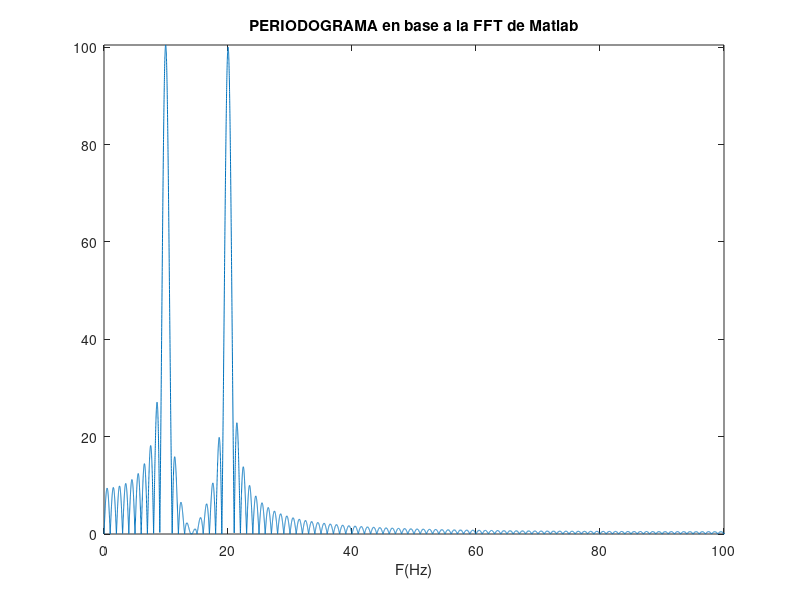

Here is the MATLAB script that generated this plot:
%% PRÁCTICA 6.21. UTILIZACIÓN DE LA FUNCIÓN FFT DE MATLAB

clc, close all, clear all
%% CONSTRUCCIÓN DE LA SEÑAL 
%Duración de la señal 
duracion=1;
f1=10; %Primera componente de frecuencia
f2=20; %Segunda componente de frecuencia
Fs=10*f2; % Teorema del muestreo:
Ts=1/Fs; %Período de muestreo
t=0:Ts:duracion;  %Vector de tiempos
%Construcción de la señal
xn=sin(2*pi*f1*t)+sin(2*pi*f2*t);  %Señal original sin(10)+sin(20)
%% DOMINIO DE LA FRECUENCIA
%Número de muestras de la señal 
N=length(xn);   
% Cálculo del valor que sea múltiplo de 2 más cercano y se multiplica por un
% factor para aumentar el número de muestras y tener un mejor resultado
nFFT=2^(ceil(log2(N)))*128; 
% Se aplica la función  FFT de matlab para calcular los COMPLEJOS.
Xn1=fft(xn,nFFT);
% Se calcula el módulo de los complejos llamado PERIODOGRAMA
Periodograma=abs(Xn1);
%Cálculo del EJE de frecuencias: misma cantidad de puntos que PERIODOGRAMA y que están entre 0 y Fs:
f=linspace(0,Fs,nFFT);
% Con los dos ejes listos, ya solo graficamos:
plot(f,Periodograma);
% Por simetría de medio período, solo nos interesa visualizar la mitad del PERIDODOGRAMA:
axis([0 Fs/2 0 max(Periodograma)]), title('PERIODOGRAMA en base a la FFT de Matlab'), xlabel('F(Hz)')
